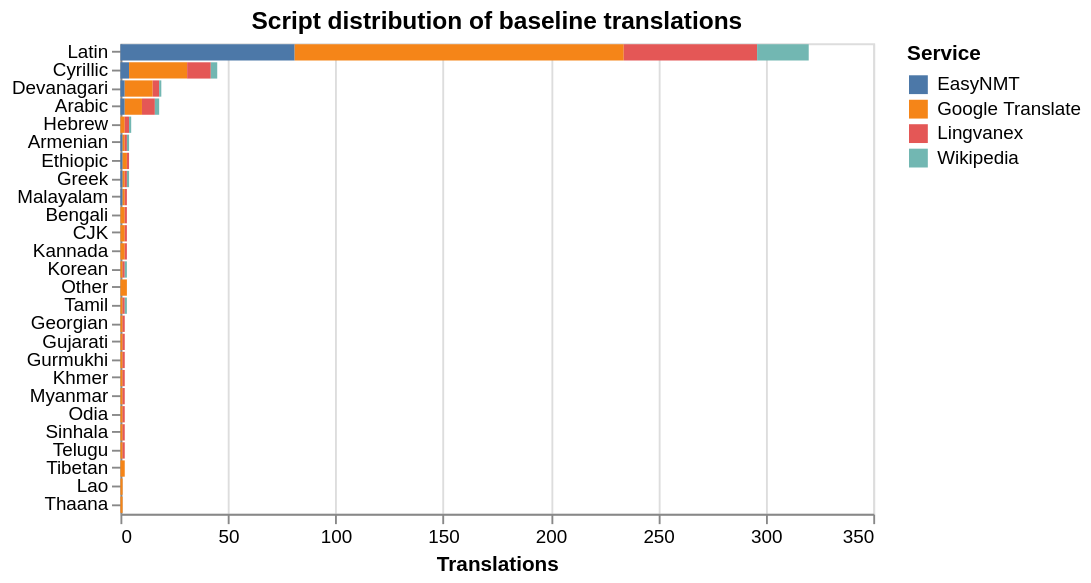

Write notebook code for a chart like this one.
### Markdown cell above
## 3.4 — Mixed-Script Output

Do any baseline services produce mixed-script output (characters from two or more writing systems interleaved in a single term)? This is relatively rare in MT systems compared to LLMs, but EasyNMT's open-domain opus-mt models can produce unexpected romanization helpers.

### Code cell
from scripts.utils import detect_dominant_script

script_rows = []
for svc, col in BASELINE_SERVICES.items():
    if col not in df.columns:
        continue
    for _, row in df[["language_code", "language_name", "language_family", col]].dropna(subset=[col]).iterrows():
        v = str(row[col])
        script = detect_dominant_script(v)
        _, action = curate_translation(v)
        script_rows.append({
            "Service": svc,
            "language_code": row["language_code"],
            "language_name": row["language_name"],
            "language_family": row["language_family"],
            "translation": v[:80],
            "dominant_script": script,
            "clean_action": action,
        })

script_df = pd.DataFrame(script_rows)

# Script distribution per service
script_dist = (
    script_df.groupby(["Service", "dominant_script"])
    .size()
    .reset_index(name="count")
)
script_chart = alt.Chart(script_dist).mark_bar().encode(
    x=alt.X("count:Q", title="Translations"),
    y=alt.Y("dominant_script:N", title=None, sort="-x"),
    color=alt.Color("Service:N"),
    tooltip=["Service", "dominant_script", "count"],
).properties(
    title="Script distribution of baseline translations",
    width=400, height=250
)
script_chart

### Figure 1 — Vega specification as saved in the notebook (floating-point values rounded to 4 significant figures)
{"$schema": "https://vega.github.io/schema/vega/v6.json", "data": [{"name": "source_0"}, {"name": "data_0", "values": [{"Service": "EasyNMT", "count": 2, "count_end": 2.0, "count_start": 0.0, "dominant_script": "Arabic"}, {"Service": "EasyNMT", "count": 1, "count_end": 1.0, "count_start": 0.0, "dominant_script": "Armenian"}, {"Service": "EasyNMT", "count": 4, "count_end": 4.0, "count_start": 0.0, "dominant_script": "Cyrillic"}, {"Service": "EasyNMT", "count": 2, "count_end": 2.0, "count_start": 0.0, "dominant_script": "Devanagari"}, {"Service": "EasyNMT", "count": 1, "count_end": 1.0, "count_start": 0.0, "dominant_script": "Ethiopic"}, {"Service": "EasyNMT", "count": 1, "count_end": 1.0, "count_start": 0.0, "dominant_script": "Greek"}, {"Service": "EasyNMT", "count": 81, "count_end": 81.0, "count_start": 0.0, "dominant_script": "Latin"}, {"Service": "EasyNMT", "count": 1, "count_end": 1.0, "count_start": 0.0, "dominant_script": "Malayalam"}, {"Service": "Google Translate", "count": 8, "count_end": 10.0, "count_start": 2.0, "dominant_script": "Arabic"}, {"Service": "Google Translate", "count": 1, "count_end": 2.0, "count_start": 1.0, "dominant_script": "Armenian"}, {"Service": "Google Translate", "count": 2, "count_end": 2.0, "count_start": 0.0, "dominant_script": "Bengali"}, {"Service": "Google Translate", "count": 2, "count_end": 2.0, "count_start": 0.0, "dominant_script": "CJK"}, {"Service": "Google Translate", "count": 27, "count_end": 31.0, "count_start": 4.0, "dominant_script": "Cyrillic"}, {"Service": "Google Translate", "count": 13, "count_end": 15.0, "count_start": 2.0, "dominant_script": "Devanagari"}, {"Service": "Google Translate", "count": 2, "count_end": 3.0, "count_start": 1.0, "dominant_script": "Ethiopic"}, {"Service": "Google Translate", "count": 1, "count_end": 1.0, "count_start": 0.0, "dominant_script": "Georgian"}, {"Service": "Google Translate", "count": 1, "count_end": 2.0, "count_start": 1.0, "dominant_script": "Greek"}, {"Service": "Google Translate", "count": 1, "count_end": 1.0, "count_start": 0.0, "dominant_script": "Gujarati"}, {"Service": "Google Translate", "count": 1, "count_end": 1.0, "count_start": 0.0, "dominant_script": "Gurmukhi"}, {"Service": "Google Translate", "count": 2, "count_end": 2.0, "count_start": 0.0, "dominant_script": "Hebrew"}, {"Service": "Google Translate", "count": 2, "count_end": 2.0, "count_start": 0.0, "dominant_script": "Kannada"}, {"Service": "Google Translate", "count": 1, "count_end": 1.0, "count_start": 0.0, "dominant_script": "Khmer"}, {"Service": "Google Translate", "count": 1, "count_end": 1.0, "count_start": 0.0, "dominant_script": "Korean"}, {"Service": "Google Translate", "count": 1, "count_end": 1.0, "count_start": 0.0, "dominant_script": "Lao"}, {"Service": "Google Translate", "count": 153, "count_end": 234.0, "count_start": 81.0, "dominant_script": "Latin"}, {"Service": "Google Translate", "count": 1, "count_end": 2.0, "count_start": 1.0, "dominant_script": "Malayalam"}, {"Service": "Google Translate", "count": 1, "count_end": 1.0, "count_start": 0.0, "dominant_script": "Myanmar"}, {"Service": "Google Translate", "count": 1, "count_end": 1.0, "count_start": 0.0, "dominant_script": "Odia"}, {"Service": "Google Translate", "count": 3, "count_end": 3.0, "count_start": 0.0, "dominant_script": "Other"}, {"Service": "Google Translate", "count": 1, "count_end": 1.0, "count_start": 0.0, "dominant_script": "Sinhala"}, {"Service": "Google Translate", "count": 1, "count_end": 1.0, "count_start": 0.0, "dominant_script": "Tamil"}, {"Service": "Google Translate", "count": 1, "count_end": 1.0, "count_start": 0.0, "dominant_script": "Telugu"}, {"Service": "Google Translate", "count": 1, "count_end": 1.0, "count_start": 0.0, "dominant_script": "Thaana"}, {"Service": "Google Translate", "count": 2, "count_end": 2.0, "count_start": 0.0, "dominant_script": "Tibetan"}, {"Service": "Lingvanex", "count": 6, "count_end": 16.0, "count_start": 10.0, "dominant_script": "Arabic"}, {"Service": "Lingvanex", "count": 1, "count_end": 3.0, "count_start": 2.0, "dominant_script": "Armenian"}, {"Service": "Lingvanex", "count": 1, "count_end": 3.0, "count_start": 2.0, "dominant_script": "Bengali"}, {"Service": "Lingvanex", "count": 1, "count_end": 3.0, "count_start": 2.0, "dominant_script": "CJK"}, {"Service": "Lingvanex", "count": 11, "count_end": 42.0, "count_start": 31.0, "dominant_script": "Cyrillic"}, {"Service": "Lingvanex", "count": 3, "count_end": 18.0, "count_start": 15.0, "dominant_script": "Devanagari"}, {"Service": "Lingvanex", "count": 1, "count_end": 4.0, "count_start": 3.0, "dominant_script": "Ethiopic"}, {"Service": "Lingvanex", "count": 1, "count_end": 2.0, "count_start": 1.0, "dominant_script": "Georgian"}, {"Service": "Lingvanex", "count": 1, "count_end": 3.0, "count_start": 2.0, "dominant_script": "Greek"}, {"Service": "Lingvanex", "count": 1, "count_end": 2.0, "count_start": 1.0, "dominant_script": "Gujarati"}, {"Service": "Lingvanex", "count": 1, "count_end": 2.0, "count_start": 1.0, "dominant_script": "Gurmukhi"}, {"Service": "Lingvanex", "count": 2, "count_end": 4.0, "count_start": 2.0, "dominant_script": "Hebrew"}, {"Service": "Lingvanex", "count": 1, "count_end": 3.0, "count_start": 2.0, "dominant_script": "Kannada"}, {"Service": "Lingvanex", "count": 1, "count_end": 2.0, "count_start": 1.0, "dominant_script": "Khmer"}, {"Service": "Lingvanex", "count": 1, "count_end": 2.0, "count_start": 1.0, "dominant_script": "Korean"}, {"Service": "Lingvanex", "count": 62, "count_end": 296.0, "count_start": 234.0, "dominant_script": "Latin"}, {"Service": "Lingvanex", "count": 1, "count_end": 3.0, "count_start": 2.0, "dominant_script": "Malayalam"}, {"Service": "Lingvanex", "count": 1, "count_end": 2.0, "count_start": 1.0, "dominant_script": "Myanmar"}, {"Service": "Lingvanex", "count": 1, "count_end": 2.0, "count_start": 1.0, "dominant_script": "Odia"}, {"Service": "Lingvanex", "count": 1, "count_end": 2.0, "count_start": 1.0, "dominant_script": "Sinhala"}, {"Service": "Lingvanex", "count": 1, "count_end": 2.0, "count_start": 1.0, "dominant_script": "Tamil"}, {"Service": "Lingvanex", "count": 1, "count_end": 2.0, "count_start": 1.0, "dominant_script": "Telugu"}, {"Service": "Wikipedia", "count": 2, "count_end": 18.0, "count_start": 16.0, "dominant_script": "Arabic"}, {"Service": "Wikipedia", "count": 1, "count_end": 4.0, "count_start": 3.0, "dominant_script": "Armenian"}, {"Service": "Wikipedia", "count": 3, "count_end": 45.0, "count_start": 42.0, "dominant_script": "Cyrillic"}, {"Service": "Wikipedia", "count": 1, "count_end": 19.0, "count_start": 18.0, "dominant_script": "Devanagari"}, {"Service": "Wikipedia", "count": 1, "count_end": 4.0, "count_start": 3.0, "dominant_script": "Greek"}, {"Service": "Wikipedia", "count": 1, "count_end": 5.0, "count_start": 4.0, "dominant_script": "Hebrew"}, {"Service": "Wikipedia", "count": 1, "count_end": 3.0, "count_start": 2.0, "dominant_script": "Korean"}, {"Service": "Wikipedia", "count": 24, "count_end": 320.0, "count_start": 296.0, "dominant_script": "Latin"}, {"Service": "Wikipedia", "count": 1, "count_end": 3.0, "count_start": 2.0, "dominant_script": "Tamil"}]}, {"name": "source_0_y_domain_dominant_script", "values": [{"dominant_script": "Arabic", "sort_field": 18}, {"dominant_script": "Armenian", "sort_field": 4}, {"dominant_script": "Cyrillic", "sort_field": 45}, {"dominant_script": "Devanagari", "sort_field": 19}, {"dominant_script": "Ethiopic", "sort_field": 4}, {"dominant_script": "Greek", "sort_field": 4}, {"dominant_script": "Latin", "sort_field": 320}, {"dominant_script": "Malayalam", "sort_field": 3}, {"dominant_script": "Bengali", "sort_field": 3}, {"dominant_script": "CJK", "sort_field": 3}, {"dominant_script": "Georgian", "sort_field": 2}, {"dominant_script": "Gujarati", "sort_field": 2}, {"dominant_script": "Gurmukhi", "sort_field": 2}, {"dominant_script": "Hebrew", "sort_field": 5}, {"dominant_script": "Kannada", "sort_field": 3}, {"dominant_script": "Khmer", "sort_field": 2}, {"dominant_script": "Korean", "sort_field": 3}, {"dominant_script": "Lao", "sort_field": 1}, {"dominant_script": "Myanmar", "sort_field": 2}, {"dominant_script": "Odia", "sort_field": 2}, {"dominant_script": "Other", "sort_field": 3}, {"dominant_script": "Sinhala", "sort_field": 2}, {"dominant_script": "Tamil", "sort_field": 3}, {"dominant_script": "Telugu", "sort_field": 2}, {"dominant_script": "Thaana", "sort_field": 1}, {"dominant_script": "Tibetan", "sort_field": 2}]}, {"name": "data_0_color_domain_Service", "values": [{"Service": "EasyNMT"}, {"Service": "Google Translate"}, {"Service": "Lingvanex"}, {"Service": "Wikipedia"}]}], "marks": [{"type": "rect", "name": "marks", "from": {"data": "data_0"}, "encode": {"update": {"fill": {"field": "Service", "scale": "color"}, "tooltip": {"signal": "{\"Service\": isValid(datum[\"Service\"]) ? datum[\"Service\"] : \"\"+datum[\"Service\"], \"dominant_script\": isValid(datum[\"dominant_script\"]) ? datum[\"dominant_script\"] : \"\"+datum[\"dominant_script\"], \"count\": format(datum[\"count\"], \"\")}"}, "y": {"field": "dominant_script", "scale": "y"}, "x": {"field": "count_end", "scale": "x"}, "height": {"signal": "max(0.25, bandwidth('y'))"}, "x2": {"field": "count_start", "scale": "x"}}}, "style": ["bar"]}], "scales": [{"name": "x", "type": "linear", "domain": {"data": "data_0", "fields": ["count_start", "count_end"]}, "range": [0, {"signal": "width"}], "nice": true, "zero": true}, {"name": "y", "type": "band", "domain": {"data": "source_0_y_domain_dominant_script", "field": "dominant_script", "sort": {"op": "max", "field": "sort_field", "order": "descending"}}, "range": [0, {"signal": "height"}], "paddingOuter": 0.05, "paddingInner": 0.1}, {"name": "color", "type": "ordinal", "domain": {"data": "data_0_color_domain_Service", "field": "Service", "sort": true}, "range": "category"}], "axes": [{"scale": "x", "tickCount": {"signal": "ceil(width/40)"}, "minExtent": 0, "aria": false, "orient": "bottom", "grid": true, "zindex": 0, "maxExtent": 0, "domain": false, "gridScale": "y", "labels": false, "ticks": false}, {"scale": "x", "tickCount": {"signal": "ceil(width/40)"}, "zindex": 0, "labelOverlap": true, "orient": "bottom", "title": "Translations", "grid": false, "labelFlush": true}, {"scale": "y", "orient": "left", "grid": false, "zindex": 0}], "title": {"text": "Script distribution of baseline translations", "frame": "group"}, "padding": 5, "background": "white", "width": 400, "style": "cell", "height": 250, "legends": [{"fill": "color", "symbolType": "square", "title": "Service"}]}
